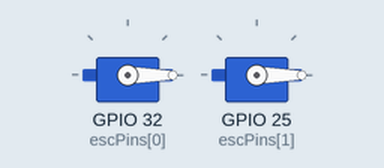
A sketch run on a simulated ESP32. Shown: 2 × servo. WiFi joins after 1.5 s; servers stay silent unless stated; what the sketch prints to the serial monitor is not drawn.

Above: at 1.6 s.
At 7.88 s:
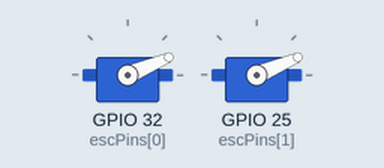
At 11.45 s:
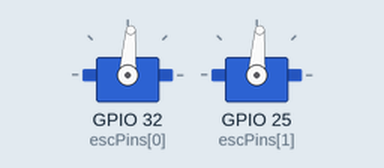
At 14.7 s:
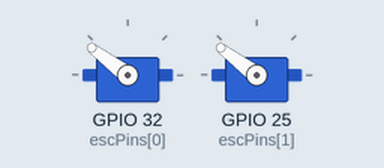
Timing chart, 0 to 21.2 s (numbered marks = the images above):
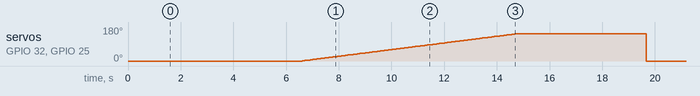

Measured:
- by itself, servo on GPIO 32 (escPins[0]), servo on GPIO 25 (escPins[1]): rises from 0° to 143° in 8.1 s, then falls to 0° in 5.0 s

The sketch:

06_BLDC_2Motor_StateMachine_OTA.ino
```cpp
#include <WiFi.h>
#include <ArduinoOTA.h>
#include <ESP32Servo.h>

/* ================= WIFI / OTA ================= */
#define WIFI_SSID     "00000000"
#define WIFI_PASSWORD "00000000"

#define OTA_HOSTNAME  "ESP32-UNIVERSAL"
#define OTA_PASSWORD  "esp32"

/* ================= BLDC / ESC ================= */
Servo esc[2];
int escPins[2] = {32, 25};   // ONLY motors 1 & 2

const int minThrottle = 1000;
const int maxThrottle = 1800;

/* ================= TIMING ================= */
unsigned long lastStepTime = 0;
unsigned long stateStartTime = 0;
int throttle = minThrottle;

/* ================= STATE MACHINE ================= */
enum ESC_STATE {
  ARM,
  RAMP,
  RUN,
  STOP,
  DONE
};

ESC_STATE escState = ARM;

/* ================= SETUP ================= */
void setup() {
  Serial.begin(115200);

  /* ----- WiFi ----- */
  WiFi.mode(WIFI_STA);
  WiFi.begin(WIFI_SSID, WIFI_PASSWORD);
  while (WiFi.status() != WL_CONNECTED) {
    delay(300);
    Serial.print(".");
  }
  Serial.println("\nWiFi connected");

  /* ----- OTA ----- */
  ArduinoOTA.setHostname(OTA_HOSTNAME);
  ArduinoOTA.setPassword(OTA_PASSWORD);
  ArduinoOTA.begin();
  Serial.println("OTA Ready");

  /* ----- ESC INIT ----- */
  for (int i = 0; i < 2; i++) {
    esc[i].setPeriodHertz(50);
    esc[i].attach(escPins[i], 1000, 2000);
    esc[i].writeMicroseconds(minThrottle);
  }

  stateStartTime = millis();
}

/* ================= LOOP ================= */
void loop() {
  ArduinoOTA.handle();   // MUST always run
  escTask();
}

/* ================= BLDC TASK ================= */
void escTask() {
  unsigned long now = millis();

  switch (escState) {

    case ARM:
      if (now - stateStartTime > 5000) {   // 5 sec arming
        throttle = minThrottle;
        escState = RAMP;
        lastStepTime = now;
        Serial.println("Ramping motors 1 & 2");
      }
      break;

    case RAMP:
      if (now - lastStepTime > 50) {
        lastStepTime = now;
        for (int i = 0; i < 2; i++) {
          esc[i].writeMicroseconds(throttle);
        }
        throttle += 5;

        if (throttle >= maxThrottle) {
          escState = RUN;
          stateStartTime = now;
          Serial.println("Motors running");
        }
      }
      break;

    case RUN:
      if (now - stateStartTime > 5000) {
        escState = STOP;
        Serial.println("Stopping motors");
      }
      break;

    case STOP:
      for (int i = 0; i < 2; i++) {
        esc[i].writeMicroseconds(minThrottle);
      }
      escState = DONE;
      Serial.println("ESC sequence done");
      break;

    case DONE:
      // Motors stopped, OTA still active
      break;
  }
}
```
